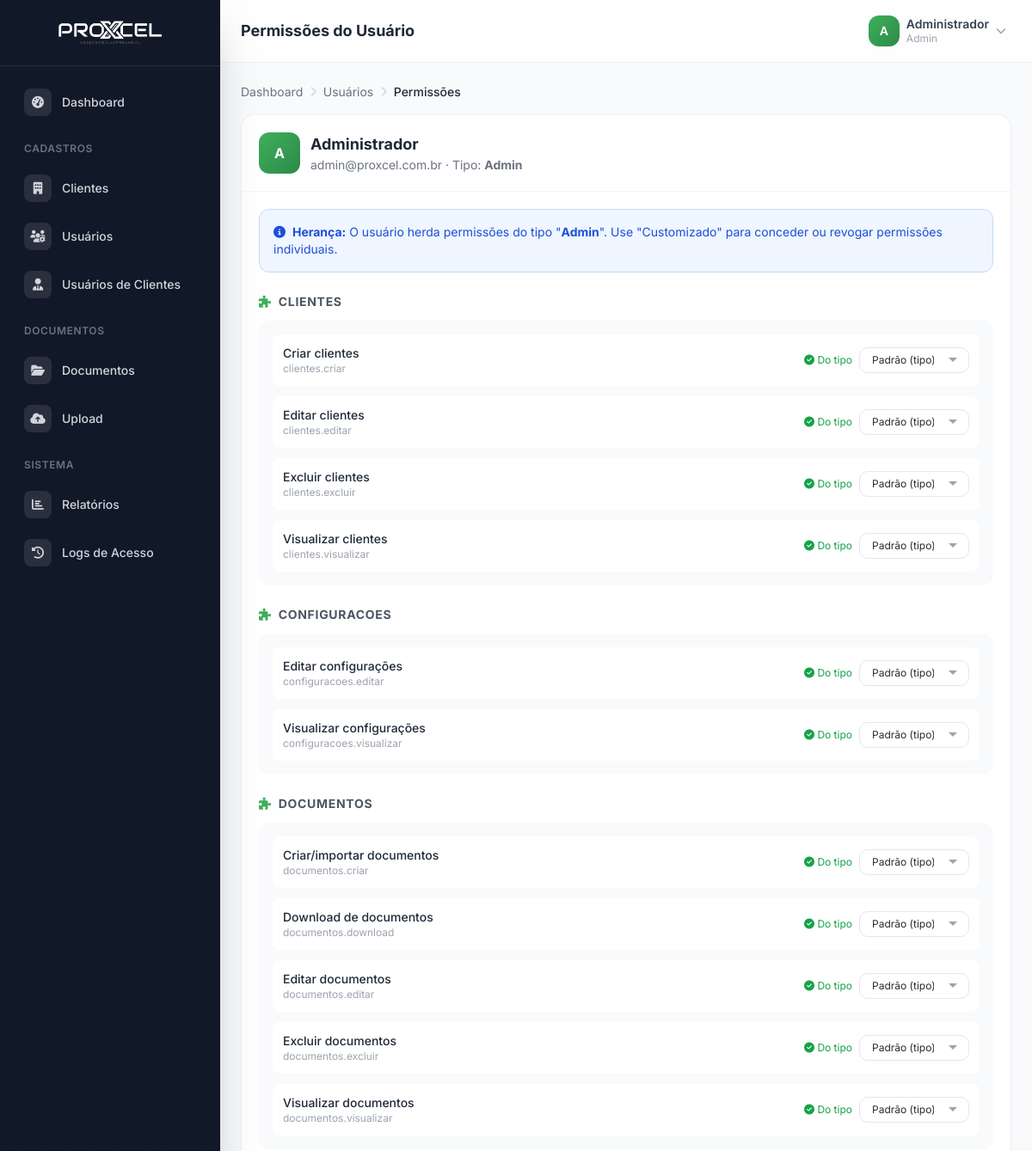
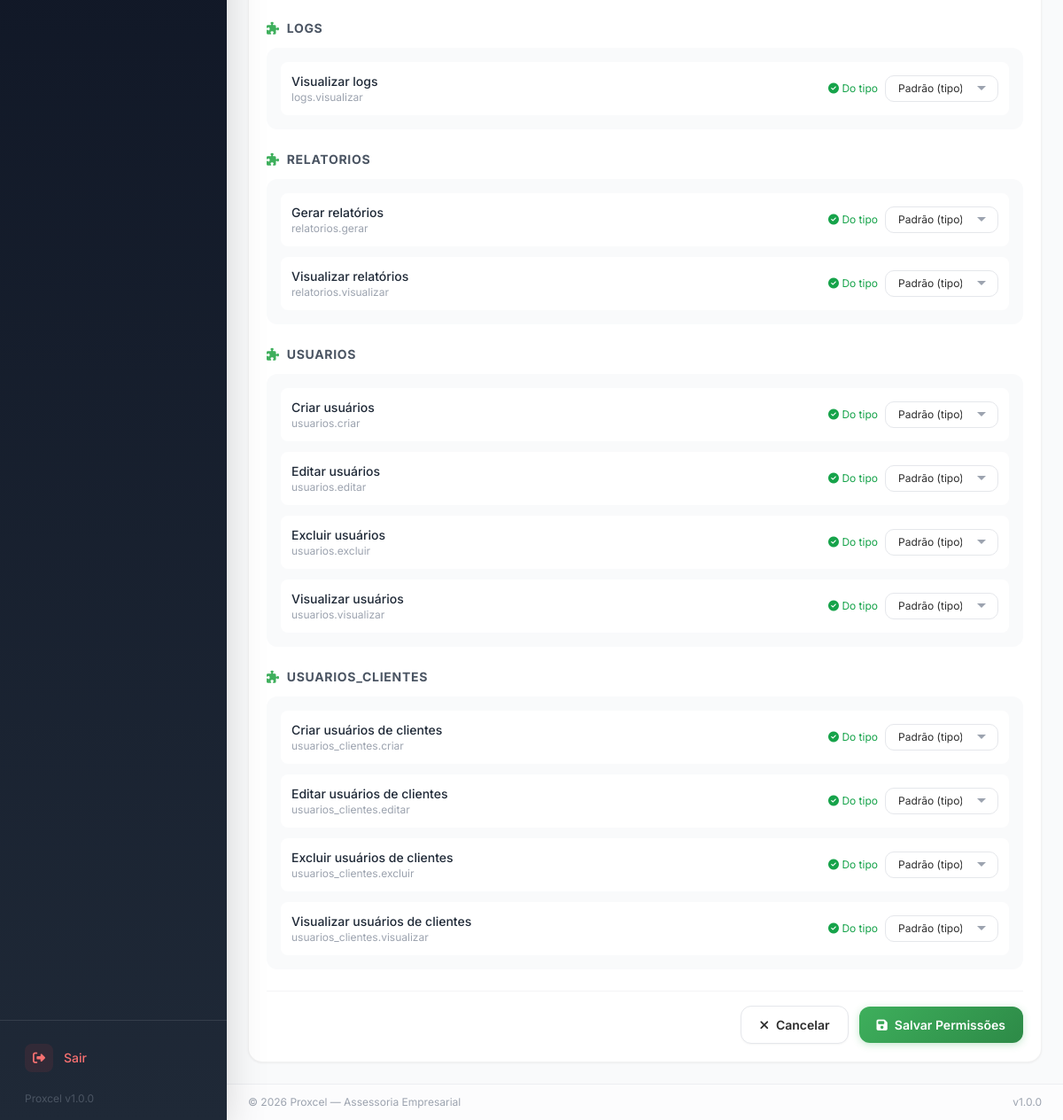
The app's page /pages/usuarios/permissoes.php?id=1 (signed in) with its own data (2 pictures, top to bottom).
### tables this page shows
CREATE TABLE IF NOT EXISTS `ctempresa_proxcel_usuarios` (
    `id` INT UNSIGNED AUTO_INCREMENT PRIMARY KEY,
    `nome` VARCHAR(255) NOT NULL,
    `email` VARCHAR(255) NOT NULL UNIQUE,
    `senha` VARCHAR(255) NOT NULL,
    `tipo` ENUM('admin','operador') NOT NULL DEFAULT 'operador',
    `avatar` VARCHAR(255) DEFAULT NULL,
    `telefone` VARCHAR(20) DEFAULT NULL,
    `status` ENUM('ativo','inativo','bloqueado') NOT NULL DEFAULT 'ativo',
    `ultimo_acesso` DATETIME DEFAULT NULL,
    `criado_em` DATETIME NOT NULL DEFAULT CURRENT_TIMESTAMP,
    `atualizado_em` DATETIME NOT NULL DEFAULT CURRENT_TIMESTAMP ON UPDATE CURRENT_TIMESTAMP,
    INDEX `idx_tipo` (`tipo`),
    INDEX `idx_status` (`status`),
    INDEX `idx_email` (`email`)
);

CREATE TABLE IF NOT EXISTS `ctempresa_proxcel_permissoes` (
    `id` INT UNSIGNED AUTO_INCREMENT PRIMARY KEY,
    `modulo` VARCHAR(50) NOT NULL,
    `acao` VARCHAR(50) NOT NULL,
    `descricao` VARCHAR(255) NOT NULL,
    `chave` VARCHAR(100) NOT NULL UNIQUE,
    `criado_em` DATETIME NOT NULL DEFAULT CURRENT_TIMESTAMP,
    INDEX `idx_modulo` (`modulo`),
    INDEX `idx_chave` (`chave`)
);

### config/database.php (called while the page is built, shortened)
<?php
class Database {
    private static $instance = null;
    private $pdo;
    private function __construct() {
        $dsn = "mysql:host=" . DB_HOST . ";dbname=" . DB_NAME . ";charset=" . DB_CHARSET;
        $options = [
            PDO::ATTR_ERRMODE            => APP_DEBUG ? PDO::ERRMODE_EXCEPTION : PDO::ERRMODE_SILENT,
            PDO::ATTR_DEFAULT_FETCH_MODE => PDO::FETCH_ASSOC,
            PDO::ATTR_EMULATE_PREPARES   => false,
            PDO::MYSQL_ATTR_INIT_COMMAND => "SET NAMES " . DB_CHARSET,
        ];
        try {
            $this->pdo = new PDO($dsn, DB_USER, DB_PASS, $options);
        } catch (PDOException $e) {
            if (APP_DEBUG) {
                die("Erro de conexão: " . $e->getMessage());
            } else {
                error_log("Database connection error: " . $e->getMessage());
                die("Erro interno do servidor. Tente novamente mais tarde.");
            }
        }
    }
    public static function getInstance() {
        if (self::$instance === null) {
            self::$instance = new self();
        }
        return self::$instance;
    }
    public function query($sql, $params = []) {
        $stmt = $this->pdo->prepare($sql);
        $stmt->execute($params);
        return $stmt;
    }
    public function fetch($sql, $params = []) {
        $stmt = $this->query($sql, $params);
        return $stmt->fetch();
    }
    public function fetchAll($sql, $params = []) {
        $stmt = $this->query($sql, $params);
        return $stmt->fetchAll();
    }
    public static function table($name) {
        return DB_TABLE_PREFIX . $name;
    }
}
function db() {
    return Database::getInstance();
}
function tb($name) {
    return Database::table($name);
}

### includes/security.php (called while the page is built, shortened)
<?php
require_once __DIR__ . '/../config/database.php';
class Security {
    public static function sanitize($input) {
        return htmlspecialchars(trim($input), ENT_QUOTES, 'UTF-8');
    }
    public static function escape($value) {
        return htmlspecialchars($value ?? '', ENT_QUOTES, 'UTF-8');
    }
}
function e($value) {
    return Security::escape($value);
}

### includes/permissions.php (called while the page is built, shortened)
<?php
require_once __DIR__ . '/../config/database.php';
class Permissions {
    public static function getUserPermissions($userId, $userTipo, $userTipoAcesso = 'sistema') {
        $tipoPerms = db()->fetchAll(
            "SELECT p.* FROM " . tb('permissoes') . " p
             JOIN " . tb('tipo_usuario_permissoes') . " tp ON tp.permissao_id = p.id
             WHERE tp.tipo_usuario = ?
             ORDER BY p.modulo, p.acao",
            [$userTipo]
        );
        $overrides = db()->fetchAll(
            "SELECT p.chave, up.concedida FROM " . tb('usuario_permissoes') . " up
             JOIN " . tb('permissoes') . " p ON p.id = up.permissao_id
             WHERE up.usuario_id = ? AND up.usuario_tipo = ?",
            [$userId, $userTipoAcesso]
        );
        $overrideMap = [];
        $allPerms = db()->fetchAll(
            "SELECT * FROM " . tb('permissoes') . " ORDER BY modulo, acao"
        );
        $tipoPermKeys = array_column($tipoPerms, 'chave');
        $result = [];
        foreach ($allPerms as $perm) {
            $hasFromTipo = in_array($perm['chave'], $tipoPermKeys);
            $hasOverride = isset($overrideMap[$perm['chave']]);
            $result[] = [
                'id' => $perm['id'],
                'modulo' => $perm['modulo'],
                'acao' => $perm['acao'],
                'descricao' => $perm['descricao'],
                'chave' => $perm['chave'],
                'from_tipo' => $hasFromTipo,
                'override' => $hasOverride ? $overrideMap[$perm['chave']] : null,
                'efetiva' => $hasOverride ? $overrideMap[$perm['chave']] : $hasFromTipo
            ];
        }
        return $result;
    }
}

### pages/usuarios/permissoes.php (the view, shortened to what this page needs)
<?php
require_once __DIR__ . '/../../templates/header.php';
$id = (int)get('id');
$tipoAcesso = get('tipo_acesso', 'sistema');
if ($tipoAcesso === 'cliente') {
    $usuario = db()->fetch("SELECT * FROM " . tb('usuarios_clientes') . " WHERE id = ?", [$id]);
} else {
    $usuario = db()->fetch("SELECT * FROM " . tb('usuarios') . " WHERE id = ?", [$id]);
}
$userTipo = $usuario['tipo'] ?? 'cliente';
$allPermissions = Permissions::getUserPermissions($id, $userTipo, $tipoAcesso);
$grouped = [];
foreach ($allPermissions as $perm) {
    $grouped[$perm['modulo']][] = $perm;
}
?>
<?= breadcrumb([
    ['label' => 'Dashboard', 'url' => APP_URL . '/pages/dashboard.php'],
    ['label' => 'Usuários', 'url' => APP_URL . '/pages/usuarios/index.php'],
    ['label' => 'Permissões', 'url' => '#']
]) ?>
<div class="card animate-fadeInUp">
    <div class="p-5 border-b border-gray-100">
        <div class="flex items-center gap-3">
            <div class="w-12 h-12 rounded-xl bg-gradient-to-br from-proxcel to-proxcel-dark flex items-center justify-center text-white font-bold">
                <?= getInitials($usuario['nome']) ?>
            </div>
            <div>
                <h3 class="text-lg font-bold text-gray-800"><?= e($usuario['nome']) ?></h3>
                <p class="text-sm text-gray-500"><?= e($usuario['email']) ?> · Tipo: <strong><?= ucfirst($userTipo) ?></strong></p>
            </div>
        </div>
    </div>
    <form method="POST" action="" class="p-5">
        <div class="bg-blue-50 border border-blue-200 rounded-xl p-4 mb-6">
            <p class="text-blue-700 text-sm">
                <i class="fas fa-info-circle mr-1"></i>
                <strong>Herança:</strong> O usuário herda permissões do tipo "<strong><?= ucfirst($userTipo) ?></strong>".
                Use "Customizado" para conceder ou revogar permissões individuais.
            </p>
        </div>
        <?php foreach ($grouped as $modulo => $perms): ?>
        <div class="mb-6">
            <h4 class="text-sm font-bold text-gray-600 uppercase tracking-wider mb-3 flex items-center gap-2">
                <i class="fas fa-puzzle-piece text-proxcel"></i> <?= ucfirst(e($modulo)) ?>
            </h4>
            <div class="bg-gray-50 rounded-xl p-4 space-y-3">
                <?php foreach ($perms as $perm): ?>
                <div class="flex items-center justify-between gap-4 bg-white rounded-lg p-3">
                    <div>
                        <p class="text-sm font-medium text-gray-800"><?= e($perm['descricao']) ?></p>
                        <p class="text-xs text-gray-400"><?= e($perm['chave']) ?></p>
                    </div>
                    <div class="flex items-center gap-2 shrink-0">
                        <?php if ($perm['from_tipo']): ?>
                            <span class="text-xs text-green-600"><i class="fas fa-check-circle"></i> Do tipo</span>
                        <?php else: ?>
                            <span class="text-xs text-gray-400"><i class="fas fa-minus-circle"></i> Não herdada</span>
                        <?php endif; ?>
                        <select name="permissoes[<?= $perm['id'] ?>]" class="form-control !py-1.5 !text-xs !w-32">
                            <option value="default" <?= $perm['override'] === null ? 'selected' : '' ?>>Padrão (tipo)</option>
                        </select>
                    </div>
                </div>
                <?php endforeach; ?>
            </div>
        </div>
        <?php endforeach; ?>
        <div class="flex items-center justify-end gap-3 pt-4 border-t border-gray-100">
            <a href="<?= APP_URL ?>/pages/usuarios/index.php" class="btn btn-secondary"><i class="fas fa-times"></i> Cancelar</a>
            <button type="submit" class="btn btn-primary"><i class="fas fa-save"></i> Salvar Permissões</button>
        </div>
    </form>
</div>
<?php include __DIR__ . '/../../templates/footer.php'; ?>

### records on screen
ctempresa_proxcel_usuarios: nome "A", nome "Administrador", email "admin@proxcel.com.br", tipo "Admin"
ctempresa_proxcel_permissoes: descricao "Criar clientes", chave "clientes.criar", id "Padrão (tipo)"
ctempresa_proxcel_permissoes: descricao "Editar clientes", chave "clientes.editar", id "Padrão (tipo)"
ctempresa_proxcel_permissoes: descricao "Excluir clientes", chave "clientes.excluir", id "Padrão (tipo)"
ctempresa_proxcel_permissoes: descricao "Visualizar clientes", chave "clientes.visualizar", id "Padrão (tipo)"
ctempresa_proxcel_permissoes: descricao "Editar configurações", chave "configuracoes.editar", id "Padrão (tipo)"
ctempresa_proxcel_permissoes: descricao "Visualizar configurações", chave "configuracoes.visualizar", id "Padrão (tipo)"
ctempresa_proxcel_permissoes: descricao "Criar/importar documentos", chave "documentos.criar", id "Padrão (tipo)"
ctempresa_proxcel_permissoes: descricao "Download de documentos", chave "documentos.download", id "Padrão (tipo)"
ctempresa_proxcel_permissoes: descricao "Editar documentos", chave "documentos.editar", id "Padrão (tipo)"
ctempresa_proxcel_permissoes: descricao "Excluir documentos", chave "documentos.excluir", id "Padrão (tipo)"
ctempresa_proxcel_permissoes: descricao "Visualizar documentos", chave "documentos.visualizar", id "Padrão (tipo)"
ctempresa_proxcel_permissoes: descricao "Visualizar logs", chave "logs.visualizar", id "Padrão (tipo)"
ctempresa_proxcel_permissoes: descricao "Gerar relatórios", chave "relatorios.gerar", id "Padrão (tipo)"
ctempresa_proxcel_permissoes: descricao "Visualizar relatórios", chave "relatorios.visualizar", id "Padrão (tipo)"
ctempresa_proxcel_permissoes: descricao "Criar usuários", chave "usuarios.criar", id "Padrão (tipo)"
ctempresa_proxcel_permissoes: descricao "Editar usuários", chave "usuarios.editar", id "Padrão (tipo)"
ctempresa_proxcel_permissoes: descricao "Excluir usuários", chave "usuarios.excluir", id "Padrão (tipo)"
ctempresa_proxcel_permissoes: descricao "Visualizar usuários", chave "usuarios.visualizar", id "Padrão (tipo)"
ctempresa_proxcel_permissoes: descricao "Criar usuários de clientes", chave "usuarios_clientes.criar", id "Padrão (tipo)"
ctempresa_proxcel_permissoes: descricao "Editar usuários de clientes", chave "usuarios_clientes.editar", id "Padrão (tipo)"
ctempresa_proxcel_permissoes: descricao "Excluir usuários de clientes", chave "usuarios_clientes.excluir", id "Padrão (tipo)"
ctempresa_proxcel_permissoes: descricao "Visualizar usuários de clientes", chave "usuarios_clientes.visualizar", id "Padrão (tipo)"

### other values on screen
APP_NAME "Proxcel"
APP_VERSION "1.0.0"
$pageTitle "Permissões do Usuário"
getInitials($currentUser['nome']) "A"
$currentUser['nome'] "Administrador"
$currentUser['tipo'] "Admin"
$item['label'] "Dashboard"
$item['label'] "Usuários"
$item['label'] "Permissões"
$modulo "CLIENTES"
$modulo "CONFIGURACOES"
$modulo "DOCUMENTOS"
$modulo "LOGS"
$modulo "RELATORIOS"
$modulo "USUARIOS"
